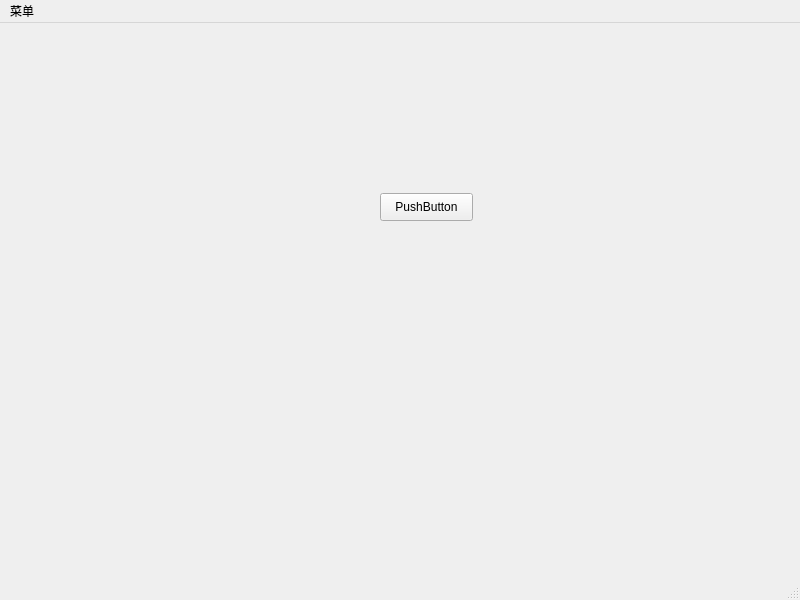
<?xml version="1.0" encoding="UTF-8"?>
<ui version="4.0">
 <class>mainWindow</class>
 <widget class="QMainWindow" name="mainWindow">
  <property name="geometry">
   <rect>
    <x>0</x>
    <y>0</y>
    <width>800</width>
    <height>600</height>
   </rect>
  </property>
  <property name="windowTitle">
   <string>Qt测试</string>
  </property>
  <widget class="QWidget" name="centralwidget">
   <widget class="QPushButton" name="pushButton">
    <property name="geometry">
     <rect>
      <x>380</x>
      <y>170</y>
      <width>93</width>
      <height>28</height>
     </rect>
    </property>
    <property name="text">
     <string>PushButton</string>
    </property>
   </widget>
  </widget>
  <widget class="QMenuBar" name="menubar">
   <property name="geometry">
    <rect>
     <x>0</x>
     <y>0</y>
     <width>800</width>
     <height>26</height>
    </rect>
   </property>
   <widget class="QMenu" name="menu">
    <property name="title">
     <string>菜单</string>
    </property>
   </widget>
   <addaction name="menu"/>
  </widget>
  <widget class="QStatusBar" name="statusbar"/>
 </widget>
 <resources/>
 <connections>
  <connection>
   <sender>pushButton</sender>
   <signal>clicked()</signal>
   <receiver>mainWindow</receiver>
   <slot>on_clicked()</slot>
   <hints>
    <hint type="sourcelabel">
     <x>425</x>
     <y>207</y>
    </hint>
    <hint type="destinationlabel">
     <x>511</x>
     <y>305</y>
    </hint>
   </hints>
  </connection>
 </connections>
 <slots>
  <slot>on_clicked()</slot>
 </slots>
</ui>
